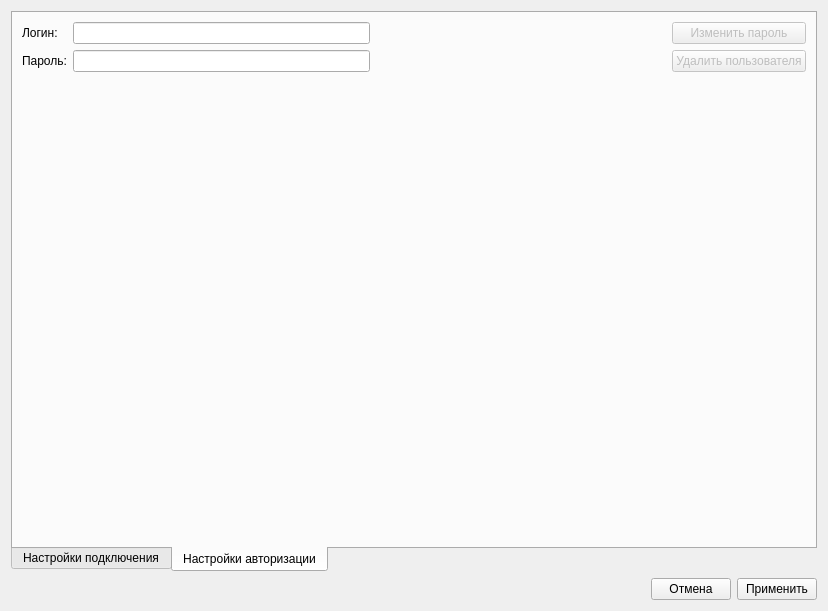
<?xml version="1.0" encoding="UTF-8"?>
<ui version="4.0">
 <class>SettingsWindow</class>
 <widget class="QDialog" name="SettingsWindow">
  <property name="geometry">
   <rect>
    <x>0</x>
    <y>0</y>
    <width>828</width>
    <height>611</height>
   </rect>
  </property>
  <property name="windowTitle">
   <string>Настройки</string>
  </property>
  <layout class="QVBoxLayout" name="verticalLayout">
   <property name="spacing">
    <number>6</number>
   </property>
   <property name="leftMargin">
    <number>6</number>
   </property>
   <property name="topMargin">
    <number>6</number>
   </property>
   <property name="rightMargin">
    <number>6</number>
   </property>
   <property name="bottomMargin">
    <number>6</number>
   </property>
   <item>
    <widget class="QWidget" name="mainWidget" native="true">
     <layout class="QVBoxLayout" name="verticalLayout_2">
      <property name="leftMargin">
       <number>5</number>
      </property>
      <property name="topMargin">
       <number>5</number>
      </property>
      <property name="rightMargin">
       <number>5</number>
      </property>
      <property name="bottomMargin">
       <number>5</number>
      </property>
      <item>
       <widget class="QTabWidget" name="tabWidget">
        <property name="tabPosition">
         <enum>QTabWidget::South</enum>
        </property>
        <property name="tabShape">
         <enum>QTabWidget::Rounded</enum>
        </property>
        <property name="currentIndex">
         <number>1</number>
        </property>
        <widget class="QWidget" name="tabServer">
         <attribute name="title">
          <string>Настройки подключения</string>
         </attribute>
         <layout class="QVBoxLayout" name="verticalLayout_3">
          <item>
           <layout class="QGridLayout" name="gridLayout">
            <item row="0" column="1">
             <widget class="QLineEdit" name="lineHost"/>
            </item>
            <item row="0" column="0">
             <widget class="QLabel" name="lblHost">
              <property name="text">
               <string>Адрес сервера:</string>
              </property>
             </widget>
            </item>
            <item row="1" column="1">
             <widget class="QLineEdit" name="linePort">
              <property name="maxLength">
               <number>5</number>
              </property>
             </widget>
            </item>
            <item row="1" column="0">
             <widget class="QLabel" name="lblPort">
              <property name="text">
               <string>Порт сервера:</string>
              </property>
             </widget>
            </item>
            <item row="0" column="2">
             <spacer name="horizontalSpacer">
              <property name="orientation">
               <enum>Qt::Horizontal</enum>
              </property>
              <property name="sizeHint" stdset="0">
               <size>
                <width>40</width>
                <height>20</height>
               </size>
              </property>
             </spacer>
            </item>
           </layout>
          </item>
          <item>
           <spacer name="verticalSpacer_2">
            <property name="orientation">
             <enum>Qt::Vertical</enum>
            </property>
            <property name="sizeHint" stdset="0">
             <size>
              <width>20</width>
              <height>40</height>
             </size>
            </property>
           </spacer>
          </item>
         </layout>
        </widget>
        <widget class="QWidget" name="tabAuth">
         <attribute name="title">
          <string>Настройки авторизации</string>
         </attribute>
         <layout class="QVBoxLayout" name="verticalLayout_4">
          <item>
           <layout class="QGridLayout" name="gridLayout_2">
            <item row="0" column="1">
             <widget class="QLineEdit" name="lineLogin"/>
            </item>
            <item row="1" column="1">
             <widget class="QLineEdit" name="linePassword">
              <property name="echoMode">
               <enum>QLineEdit::Password</enum>
              </property>
             </widget>
            </item>
            <item row="1" column="3">
             <widget class="QPushButton" name="btnDeleteUser">
              <property name="enabled">
               <bool>false</bool>
              </property>
              <property name="text">
               <string>Удалить пользователя</string>
              </property>
             </widget>
            </item>
            <item row="0" column="3">
             <widget class="QPushButton" name="btnChangePassword">
              <property name="enabled">
               <bool>false</bool>
              </property>
              <property name="text">
               <string>Изменить пароль</string>
              </property>
             </widget>
            </item>
            <item row="1" column="0">
             <widget class="QLabel" name="lblPassword">
              <property name="text">
               <string>Пароль:</string>
              </property>
             </widget>
            </item>
            <item row="0" column="0">
             <widget class="QLabel" name="lblLogin">
              <property name="text">
               <string>Логин:</string>
              </property>
             </widget>
            </item>
            <item row="2" column="1">
             <spacer name="verticalSpacer">
              <property name="orientation">
               <enum>Qt::Vertical</enum>
              </property>
              <property name="sizeHint" stdset="0">
               <size>
                <width>20</width>
                <height>40</height>
               </size>
              </property>
             </spacer>
            </item>
            <item row="0" column="2">
             <spacer name="horizontalSpacer_2">
              <property name="orientation">
               <enum>Qt::Horizontal</enum>
              </property>
              <property name="sizeHint" stdset="0">
               <size>
                <width>40</width>
                <height>20</height>
               </size>
              </property>
             </spacer>
            </item>
           </layout>
          </item>
         </layout>
        </widget>
       </widget>
      </item>
      <item>
       <layout class="QHBoxLayout" name="horizontalLayout">
        <item>
         <spacer name="horizontalSpacer_3">
          <property name="orientation">
           <enum>Qt::Horizontal</enum>
          </property>
          <property name="sizeHint" stdset="0">
           <size>
            <width>40</width>
            <height>20</height>
           </size>
          </property>
         </spacer>
        </item>
        <item>
         <widget class="QPushButton" name="btnCancel">
          <property name="text">
           <string>Отмена</string>
          </property>
          <property name="icon">
           <iconset theme="application-exit"/>
          </property>
         </widget>
        </item>
        <item>
         <widget class="QPushButton" name="btnOk">
          <property name="text">
           <string>Применить</string>
          </property>
          <property name="icon">
           <iconset theme="emblem-default"/>
          </property>
         </widget>
        </item>
       </layout>
      </item>
     </layout>
    </widget>
   </item>
  </layout>
 </widget>
 <resources/>
 <connections/>
</ui>
